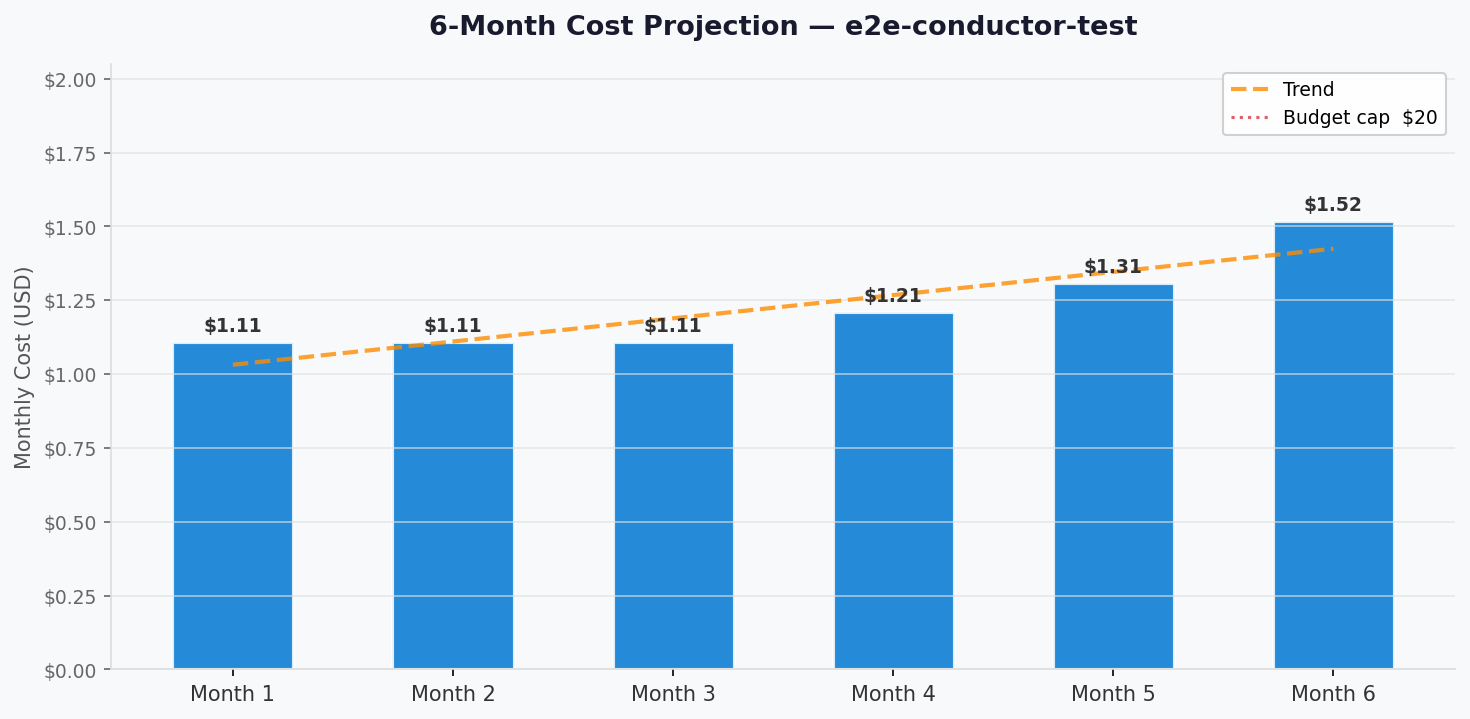

Write Python code to recreate this figure.
"""6-month cost projection chart for e2e-conductor-test."""

import matplotlib.pyplot as plt
import matplotlib.ticker as mticker
import numpy as np


def generate_cost_projection_chart(
    months: list[str],
    costs: list[float],
    output_path: str = "03-des-cost-projection.png",
    budget_cap: float | None = None,
) -> None:
    fig, ax = plt.subplots(figsize=(10, 5))
    fig.patch.set_facecolor("#F8F9FA")
    ax.set_facecolor("#F8F9FA")

    x = np.arange(len(months))
    bar_color = "#0078D4"

    bars = ax.bar(
        x, costs, color=bar_color, alpha=0.85,
        edgecolor="white", linewidth=1.5, width=0.55,
    )

    for bar, cost in zip(bars, costs):
        ax.text(
            bar.get_x() + bar.get_width() / 2,
            bar.get_height() + max(costs) * 0.015,
            f"${cost:,.2f}", ha="center", va="bottom",
            fontsize=9, fontweight="bold", color="#333",
        )

    z = np.polyfit(x, costs, 1)
    p = np.poly1d(z)
    x_smooth = np.linspace(0, len(months) - 1, 200)
    ax.plot(
        x_smooth, p(x_smooth), color="#FF8C00", linewidth=2,
        linestyle="--", alpha=0.8, label="Trend",
    )

    if budget_cap is not None:
        ax.axhline(
            budget_cap, color="#DC3545", linewidth=1.5,
            linestyle=":", alpha=0.8, label=f"Budget cap  ${budget_cap:,.0f}",
        )

    ax.set_xticks(x)
    ax.set_xticklabels(months, fontsize=10, color="#333")
    ax.set_ylabel("Monthly Cost (USD)", fontsize=10, color="#555")
    ax.set_title(
        "6-Month Cost Projection — e2e-conductor-test",
        fontsize=13, fontweight="bold", color="#1A1A2E", pad=14,
    )
    ax.yaxis.set_major_formatter(mticker.FuncFormatter(lambda v, _: f"${v:,.2f}"))
    ax.tick_params(axis="y", labelsize=9, colors="#666")
    ax.spines[["top", "right"]].set_visible(False)
    ax.spines[["left", "bottom"]].set_color("#DDD")
    ax.grid(axis="y", color="#E0E0E0", linewidth=0.8, alpha=0.7)
    ax.set_ylim(0, max(costs) * 1.35)

    ax.legend(fontsize=9, framealpha=0.9, edgecolor="#CCC")

    plt.tight_layout(pad=1.4)
    plt.savefig(output_path, dpi=150, bbox_inches="tight", facecolor=fig.get_facecolor())
    plt.close()
    print(f"Generated: {output_path}")


# Projection: stable ~10 GB/mo CDN months 1-3, growing to ~15 GB by month 6
months = ["Month 1", "Month 2", "Month 3", "Month 4", "Month 5", "Month 6"]
costs = [1.11, 1.11, 1.11, 1.21, 1.31, 1.52]

generate_cost_projection_chart(
    months, costs,
    output_path="agent-output/e2e-conductor-test/03-des-cost-projection.png",
    budget_cap=20,
)
